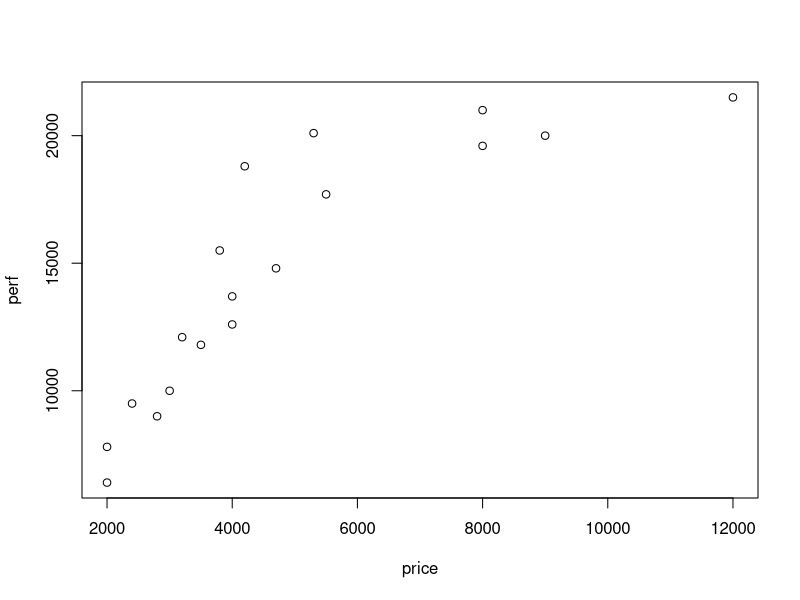

Generate this figure with R:
data <- read.csv("datasets/GPUMarkPrice.csv");
price <- data[['currentPrice']]
perf <- data[['timeSpy']]
plot(x=price,y=perf)